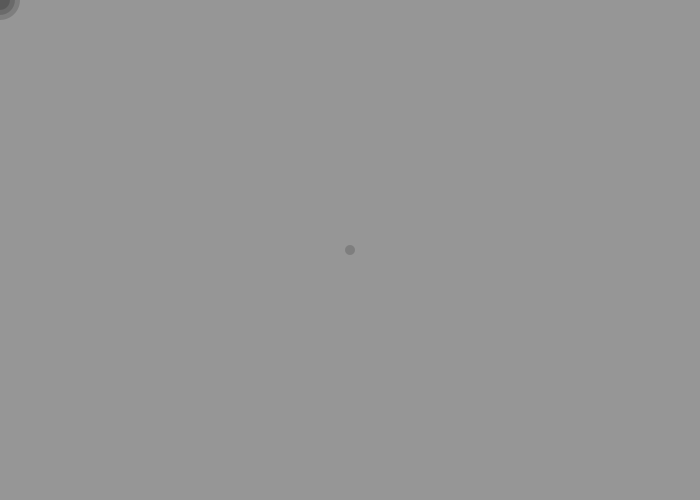
Frame 1 (no input)
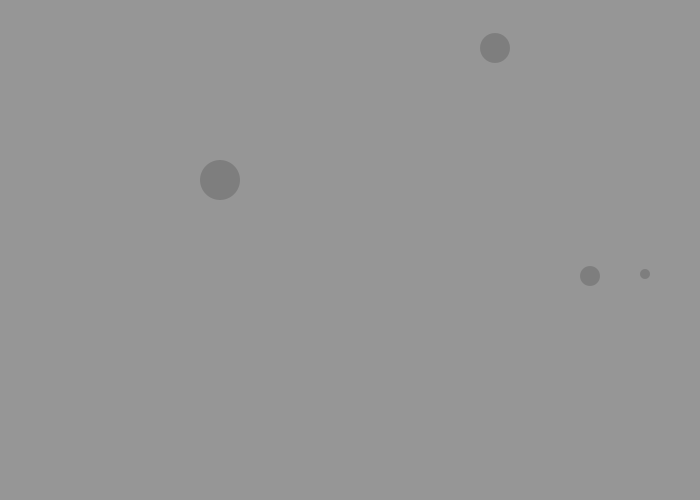
Frame 60 (the mouse pressed at the canvas centre just before this capture)
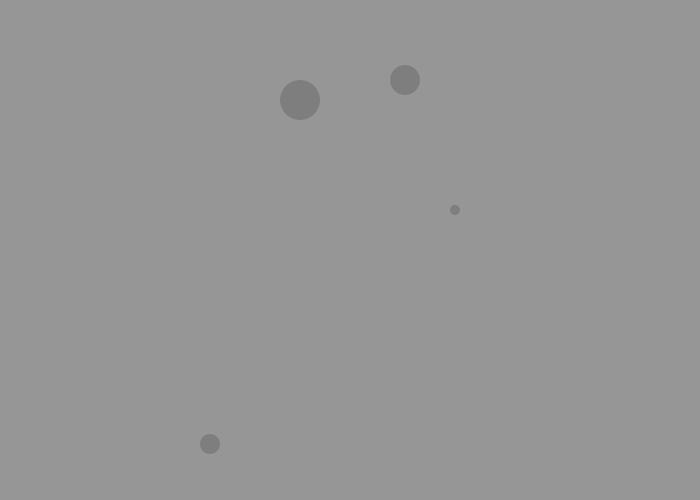
Frame 120 (the mouse held since frame 60 and released just before this capture)

The Processing sketch that drew these frames (run headless with seeded random() and noise(); from frame 60 on, the mouse is pressed at the canvas centre):

// Processing sketch: Day08_7_multiple_bouncing_ball_with_color_and_mouse
// ── Day08_7_multiple_bouncing_ball_with_color_and_mouse.pde
float [] xpos = new float [4];  //draw 100 balls with different centers and different radiouses
float [] ypos = new float [4];

int [] r = new int[4];

int i;

float [] xspeed = new float[4];  //speed in x and y directions are arrays
float [] yspeed = new float[4];


void  setup() {
  size(700, 500);
  noStroke();
  frameRate(30);
  smooth();

  xpos[i] = width/(i+2);   //starting point of x and y for first circle, smallest circle
  ypos[i] = height/(i+2);

  for(int i = 0; i < 4; i++) {   //for loop runs through speed array
    xspeed [i] = (i+1)*5;
    yspeed [i] = (i+2)*4;
  }
}

void draw() {
  background(150);

  for(i = 0; i < 4; i++) {

    r [i] = (i +1) * 10;

    fill(0, 40);
    ellipse(xpos[i], ypos[i], r[i], r[i]);
    noStroke();

    xpos [i] = xpos [i] + xspeed[i];
    ypos [i] = ypos [i] + yspeed[i];

    if(xpos[i]> width - r[i]/2 || xpos[i]< r[i]/2) {
      xspeed[i] *= -1;
      fill(255, random(5, 95));
    }
    if(ypos[i] > height - r[i]/2 || ypos[i] < r[i]/2) {
      yspeed[i] *= -1;
      fill(255, random(5, 95));
    }

    if(dist(mouseX, mouseY, xpos[i], ypos[i])< r[i]/2) {
      xspeed[i] *= -1;
      yspeed[i] *= -1;
      fill(255, random(5, 95));
    }
  }
}
